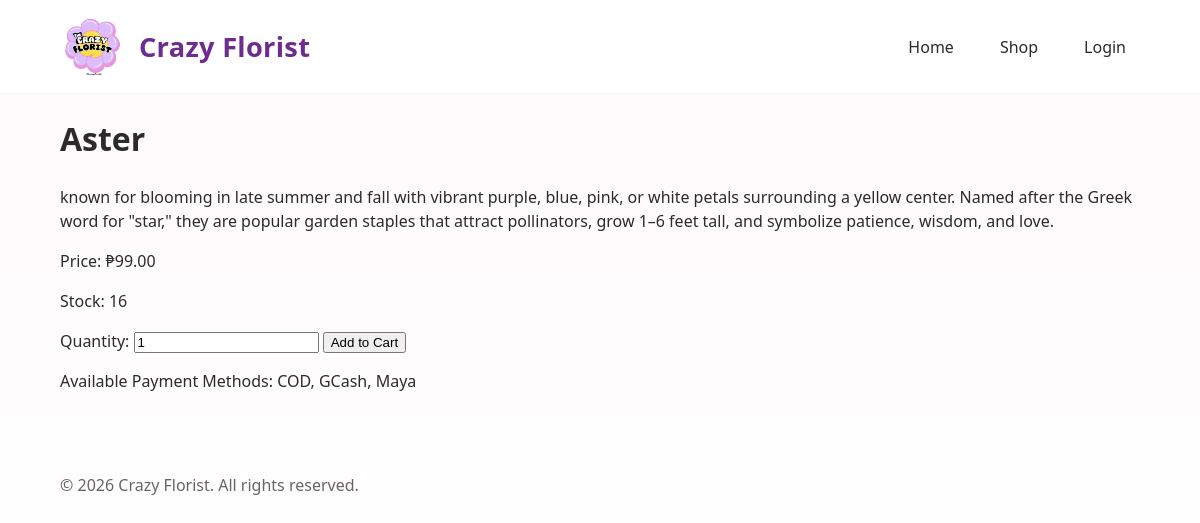
The page /product.php?id=4 on the database its author committed.
### tables this page shows
CREATE TABLE `products` (
  `id` int(11) NOT NULL,
  `product_name` varchar(150) NOT NULL,
  `description` text NOT NULL,
  `price` decimal(10,2) NOT NULL,
  `stock` int(11) NOT NULL,
  `category_id` int(11) DEFAULT NULL,
  `image` varchar(255) DEFAULT NULL,
  `featured` enum('yes','no') DEFAULT 'no',
  `created_at` timestamp NOT NULL DEFAULT current_timestamp()
);

### product.php (the view, shortened to what this page needs)
<?php include 'includes/header.php'; ?>
<?php include 'includes/db.php'; ?>
<?php
$id = $_GET['id'];
$stmt = $conn->prepare("SELECT * FROM products WHERE id = ?");
$stmt->bind_param("i", $id);
$stmt->execute();
$result = $stmt->get_result();
$product = $result->fetch_assoc();
?>
<h1><?php echo $product['product_name']; ?></h1>
<p><?php echo $product['description']; ?></p>
<p>Price: ₱<?php echo $product['price']; ?></p>
<p>Stock: <?php echo $product['stock']; ?></p>
<form action="add_to_cart.php" method="POST">
    <label>Quantity:</label>
    <input type="number" name="quantity" value="1" min="1">
    <button type="submit">Add to Cart</button>
</form>
<p>Available Payment Methods: COD, GCash, Maya</p>
<?php include 'includes/footer.php'; ?>

### css/style.css (style rules this page uses)
html { overflow-y: scroll; }
:root { --bg: #fffafc; --card: #fff; --primary: #c988d9; --accent: #f6c5e0; --muted: #666; --text: #2b2b2b; --radius: 12px; --container: 1100px; --gap: 1.25rem; --shadow: 0 6px 18px rgba(42,27,53,0.08); }
* { box-sizing:border-box; }
html,body { height:100%; }
body { margin:0; font-family: 'Poppins', system-ui, -apple-system, "Segoe UI", Roboto, "Helvetica Neue", Arial; color:var(--text); background: linear-gradient(180deg,#fffafc 0%, #fff 100%); -webkit-font-smoothing:antialiased; -moz-osx-font-smoothing:grayscale; line-height:1.5; padding-bottom:40px; }

### rows shown on the page
products: product_name "Aster", description "known for blooming in late summer and fall with vibrant purple, blue, pink, or white petals surrounding a yellow center. Named after the Greek word for \"star,\" they are popular garden staples that attract pollinators, grow 1–6 feet tall, and symbolize patience, wisdom, and love.", price "99.00", stock "16"
